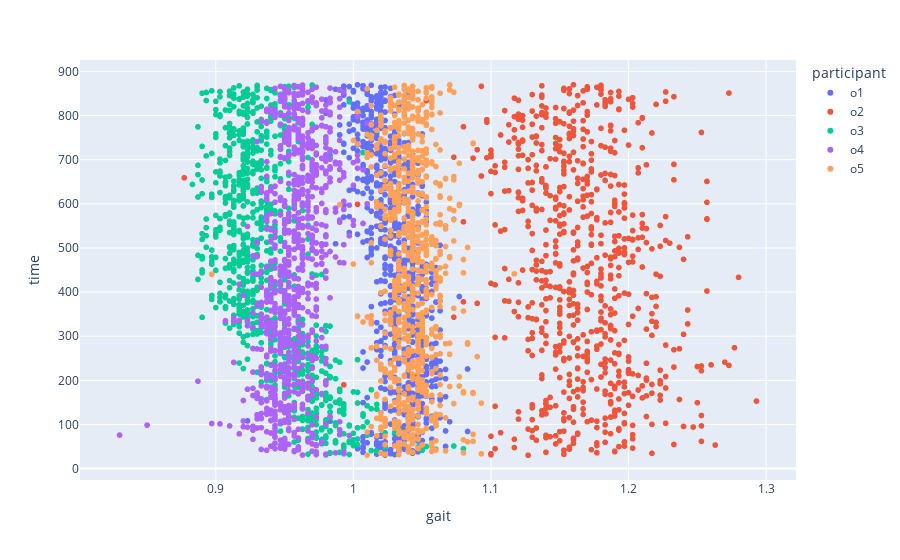

The cell this chart's notebook holds for it:
### Markdown cell above
#2

### Code cell
px.scatter(all[(all['type'] == 'old healthy') & (all['gait'] <= 1.4)], x='gait', y='time', color='participant')

### Figure 1 — Plotly figure (JSON) as saved in the notebook; plotly's stock layout.template omitted (floating-point values rounded to 4 significant figures; data arrays with more than 128 entries replaced by an {"elided": "..."} marker saying what was removed)
{"data": [{"hovertemplate": "participant=o1<br>gait=%{x}<br>time=%{y}<extra></extra>", "legendgroup": "o1", "marker": {"color": "#636efa", "symbol": "circle"}, "mode": "markers", "name": "o1", "showlegend": true, "type": "scattergl", "x": {"elided": "815 float values"}, "xaxis": "x", "y": {"elided": "815 float values"}, "yaxis": "y"}, {"hovertemplate": "participant=o2<br>gait=%{x}<br>time=%{y}<extra></extra>", "legendgroup": "o2", "marker": {"color": "#EF553B", "symbol": "circle"}, "mode": "markers", "name": "o2", "showlegend": true, "type": "scattergl", "x": {"elided": "719 float values"}, "xaxis": "x", "y": {"elided": "719 float values"}, "yaxis": "y"}, {"hovertemplate": "participant=o3<br>gait=%{x}<br>time=%{y}<extra></extra>", "legendgroup": "o3", "marker": {"color": "#00cc96", "symbol": "circle"}, "mode": "markers", "name": "o3", "showlegend": true, "type": "scattergl", "x": {"elided": "892 float values"}, "xaxis": "x", "y": {"elided": "892 float values"}, "yaxis": "y"}, {"hovertemplate": "participant=o4<br>gait=%{x}<br>time=%{y}<extra></extra>", "legendgroup": "o4", "marker": {"color": "#ab63fa", "symbol": "circle"}, "mode": "markers", "name": "o4", "showlegend": true, "type": "scattergl", "x": {"elided": "877 float values"}, "xaxis": "x", "y": {"elided": "877 float values"}, "yaxis": "y"}, {"hovertemplate": "participant=o5<br>gait=%{x}<br>time=%{y}<extra></extra>", "legendgroup": "o5", "marker": {"color": "#FFA15A", "symbol": "circle"}, "mode": "markers", "name": "o5", "showlegend": true, "type": "scattergl", "x": {"elided": "806 float values"}, "xaxis": "x", "y": {"elided": "806 float values"}, "yaxis": "y"}], "layout": {"legend": {"title": {"text": "participant"}, "tracegroupgap": 0}, "margin": {"t": 60}, "xaxis": {"anchor": "y", "domain": [0, 1], "title": {"text": "gait"}}, "yaxis": {"anchor": "x", "domain": [0, 1], "title": {"text": "time"}}}}
